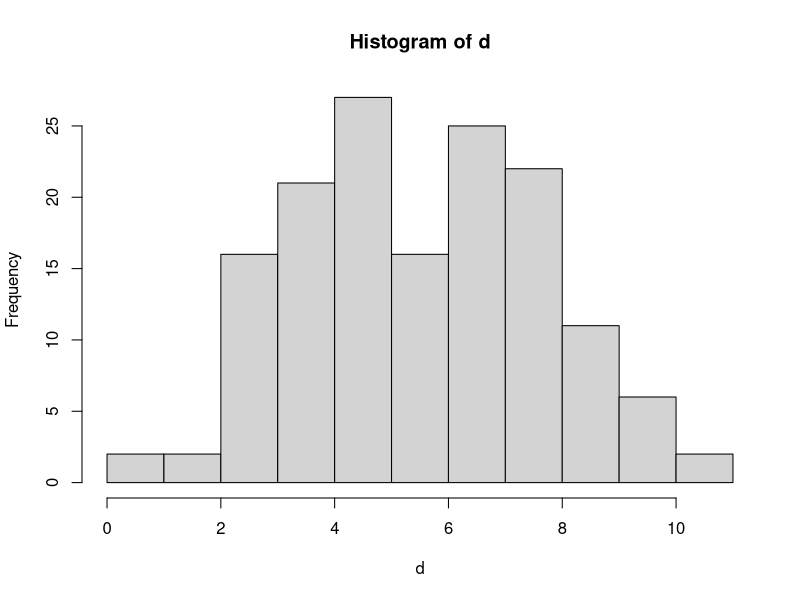
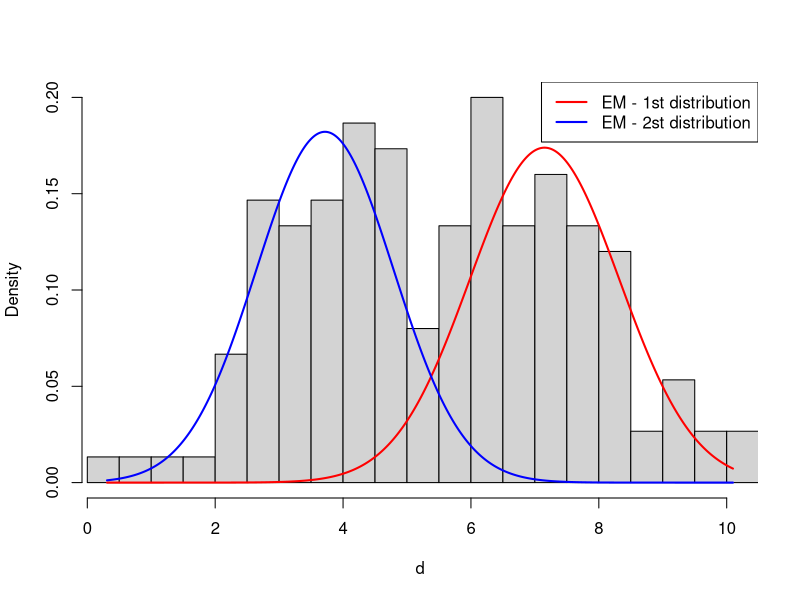

Source code (R) for these figures, in order:
## ---- chunk 1
set.seed(1234)

n1 <- 100
mu1 <- 5
sigma1 <- 2

n2 <- 50
mu2 <- 7
sigma2 <- 1.5

d1 <- rnorm(n1, mu1, sigma1)
d2 <- rnorm(n2, mu2, sigma2)

d <- c(d1, d2) # combine data
## ---- chunk 2
hist(d)
## ---- chunk 3
clusters <- kmeans(d,2)$cluster
mu1i <- mean(d[clusters==1])
mu2i <- mean(d[clusters==2])
sigma1i <- sd(d[clusters==1])
sigma2i <- sd(d[clusters==2])
pi1i <- sum(clusters==1)/length(clusters)
pi2i <- sum(clusters==2)/length(clusters)
## ---- chunk 4
# Source: https://rpubs.com/H_Zhu/246450
Q <- 0
Q[2] <- sum(log(pi1i)+log(dnorm(d, mu1i, sigma1i))) + sum(log(pi2i)+log(dnorm(d, mu2i, sigma2i)))

k <- 2

while (abs(Q[k]-Q[k-1])>=1e-6) {
  # E step
  comp1 <- pi1i * dnorm(d, mu1i, sigma1i)
  comp2 <- pi2i * dnorm(d, mu2i, sigma2i)
  comp.sum <- comp1 + comp2
  
  p1 <- comp1/comp.sum
  p2 <- comp2/comp.sum
  
  # M step
  pi1i <- sum(p1) / length(d)
  pi2i <- sum(p2) / length(d)
  
  mu1i <- sum(p1 * d) / sum(p1)
  mu2i <- sum(p2 * d) / sum(p2)
  
  sigma1 <- sqrt(sum(p1 * (d-mu1i)^2) / sum(p1))
  sigma2 <- sqrt(sum(p2 * (d-mu2i)^2) / sum(p2))
  
  p1 <- pi1i
  p2 <- pi2i
  
  k <- k + 1
  Q[k] <- sum(log(comp.sum))
}
## ---- chunk 5
hist(d, prob=T, breaks=32, xlim=c(range(d)[1], range(d)[2]), main='')
x1 <- seq(from=range(d)[1], to=range(d)[2], length.out=1000)
y1 <- pi1i * dnorm(x1, mean=mu1i, sd=sigma1i) # first dist.
y2 <- pi2i * dnorm(x1, mean=mu2i, sd=sigma2i) # second dist.
lines(x1, y1, col="red", lwd=2)
lines(x1, y2, col="blue", lwd=2)
legend('topright', col=c("red", 'blue'), lwd=2, legend=c("EM - 1st distribution", "EM - 2st distribution"))
